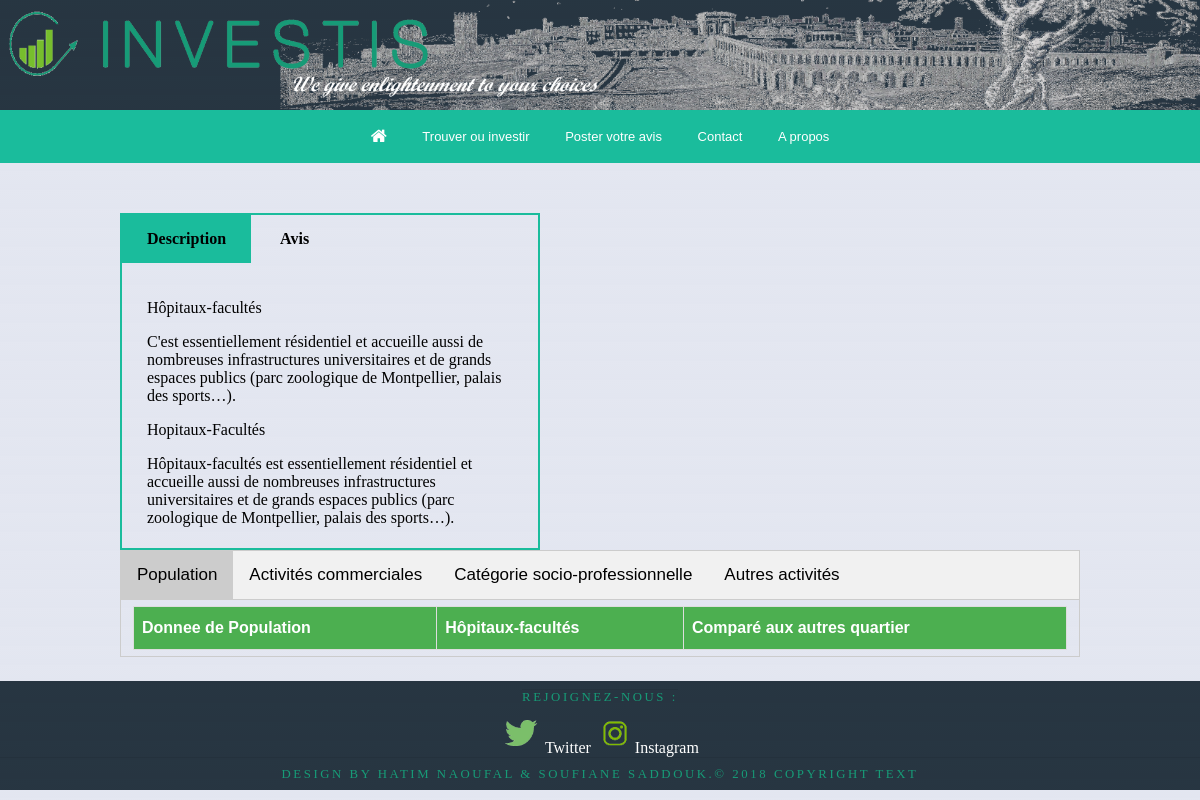
The page /results.php?nom_quartier=Hôpitaux-facultés on the database its author committed.
### tables this page shows
CREATE TABLE IF NOT EXISTS `quartier` (
  `code_quartier` int(11) NOT NULL,
  `nom_quartier` varchar(255) NOT NULL,
  `id_type` int(11) NOT NULL,
  `description` varchar(1000) NOT NULL,
  PRIMARY KEY (`code_quartier`),
  KEY `FK_quartier_id_type` (`id_type`)
);

### results.php (the view, shortened to what this page needs)
<?php
$nom_quartier = $_GET['nom_quartier'];
?>
<!DOCTYPE html>
<html>
<head>
<link type="text/css" rel="stylesheet" href="css/style.css" />
<link href="css/font-awesome/css/font-awesome.min.css" rel="stylesheet" type="text/css">
</head>
<body>
 <div class="header">
        <img class="montp" src="./images/img11.png" />
        <div class="head01">
            <div id="img1" class="head01">
                <a href="index.php" target="_blank"><img class="logo" src="./images/INVESTIS_logo.png" alt="C.investis logo" /></a>
            </div>
        </div>
        </div>
<div class="container">
    <div>
                <ul class="nav">
                    <li><a href="./recherche/recherche.php"><i class="icon-home icon-large"></i></a></li>
                    <li><a href="./recherche/recherche.php">Trouver ou investir</a></li>
                    <li><a href="./avis.php"> Poster votre avis</a></li>
                    <li><a href="./contact.php"> Contact</a></li>
                    <li><a href="./about.php"> A propos</a></li>
</ul>
    </div>
  </div>
<div class="main01">
      <label class="labeltab"  for="tab0">Description</label>
      <label class="labeltab" for="tab2">Avis</label>
      <div class="content12">
        <div id="content1">
        <p>
         <?php
try{
$bdd = new PDO('mysql:host=localhost;dbname=investis04;charset=utf8','root','');
$bdd ->setAttribute(PDO::ATTR_ERRMODE, PDO::ERRMODE_EXCEPTION);
    $req = ('select * from quartier where nom_quartier = "'.$nom_quartier.'"');
    $rep = $bdd->query($req);
    while ($p = $rep ->fetch()){
      echo "<div> " . $p['nom_quartier'] . "</div> <p>" . $p['description'] . "</p>" ;
   }
    }
catch(PDOException $e)
    {
    echo $req . "<br>" . $e->getMessage();
    }
       ?>
        </p>
        </div>
      </div>
</div>
<div class="tab1">
  <button class="tablinks" id="defaultOpen" onclick="openCity(event, 'population')">Population </button>
  <button class="tablinks" onclick="openCity(event, 'activites_commerciales')">Activités commerciales</button>
  <button class="tablinks" onclick="openCity(event, 'categorie_socio_professionnelle')">Catégorie socio-professionnelle</button>
  <button class="tablinks" onclick="openCity(event, 'autres_activites')">  Autres activités</button>
</div>
<div id="population" class="tabcontent1" >
  <?php
echo "<table id=\"customers\"><tr><th>Donnee de Population</th><th>".$_GET['nom_quartier']."</th><th>Comparé aux autres quartier</th></tr>";
?>
</table>
</div>
     <footer class="footer2">
              <div class="social-navigation">
                    <span class="copyright">Rejoignez-nous :</span></br>
                      <img  src="images/twitter-logo.png" alt="insta" width="40"><a href="https://twitter.com/"><span> Twitter</span></a>
                      <img src="images/insta.png" alt="insta" width="40"/><a href="https://www.instagram.com/"><span>Instagram</span></a>
                      </div>
                          <div class="copyright">
                    Design by Hatim Naoufal & Soufiane SADDOUK.© 2018 Copyright Text
                  </div>
            </footer>
</body>
</html>

### css/style.css (style rules this page uses)
body { margin:0px; padding:0px; background-image: url('../images/grid.png'); min-height: 100%; }
.header { width:100%; height:110px; position:relative; top:0; left:0; background: rgba(19, 35, 47, 0.9); }
.head01 { width:100%; height:100%; position:absolute; }
#img1 { top:10%; }
.logo { height: 80%; margin-left: 4px; }
*, *:before, *:after { box-sizing: border-box; }
a { text-decoration: none; color: #1ab188; }
.tab1 { overflow: hidden; border: 1px solid #ccc; background-color: #f1f1f1; text-align: center; margin-top: 5% ; margin-right: auto; margin-left: auto; width: 80%; }
.tab1 button { background-color: inherit; float: left; border: none; outline: none; cursor: pointer; padding: 14px 16px; transition: 0.3s; font-size: 17px; }
.tab1 button.active { background-color: #ccc; }
.tabcontent1 { margin: auto; width: 80%; display: none; padding: 6px 12px; border: 1px solid #ccc; border-top: none; }
.container { margin: 0 auto; }
.nav { font-family: 'Orienta', sans-serif; font-weight: 400; font-size: 13px; line-height: 13px; position: relative; padding: 0 0 0 4px; margin: 0; text-align: center; background-color: #1abc9c; }
.nav a, .nav a:link, .nav a:visited, .nav a:hover, .nav a:focus, span { color: #fff; text-decoration: none; }
.nav > li { display: inline-block; text-align: center; margin-left: -4px; }
.nav > li > a { padding:20px 18px; display: block; }
#customers { font-family: "Trebuchet MS", Arial, Helvetica, sans-serif; border-collapse: collapse; width: 100%; }
#customers td, #customers th { border: 1px solid #ddd; padding: 8px; }
#customers th { padding-top: 12px; padding-bottom: 12px; text-align: left; background-color: #4CAF50; color: white; }
.montp { float: right; height: 100%; }
.social-navigation { text-align:center; }
.copyright { overflow: hidden; border-top: 1px solid rgba(0,0,0,0.08); letter-spacing: 0.20em; line-height: 2.5em; text-transform: uppercase; font-size: 0.80em; color: rgb(23,155,119); text-align: center; }
.footer2 { width: 100%; right: 0; left: 0; margin-bottom: 0px; background: rgba(19, 35, 47, 0.9); margin-top: 2%; bottom: 0; }
.main01 { border-style: outset outset outset outset; border-width: 6px; border-color: #1abc9c; margin: 0 auto; width: 35%; max-width: 35%; border-style: solid; border-width: 2px; float: left; margin-left: 10%; margin-top: 50px }
.content12 > #content1, #content2 { display: none; padding: 20px 25px 5px; }
.labeltab { display: inline-block; padding: 15px 25px; font-weight: 600; text-align: center; }
.firstab:checked + .labeltab { background: #1abc9c; }
#tab0:checked ~ .content12 #content1, #tab2:checked ~ .content12 #content2, #tab3:checked ~ .content12 #content3, #tab4:checked ~ .content12 #content4 { display: block; }

### rows shown on the page
quartier: nom_quartier "Hôpitaux-facultés", description "C'est essentiellement résidentiel et accueille aussi de nombreuses infrastructures universitaires et de grands espaces publics (parc zoologique de Montpellier, palais des sports…)."
quartier: nom_quartier "Hopitaux-Facultés", description "Hôpitaux-facultés est essentiellement résidentiel et accueille aussi de nombreuses infrastructures universitaires et de grands espaces publics (parc zoologique de Montpellier, palais des sports…)."

### other values the page prints
$_GET['nom_quartier'] "Hôpitaux-facultés"
